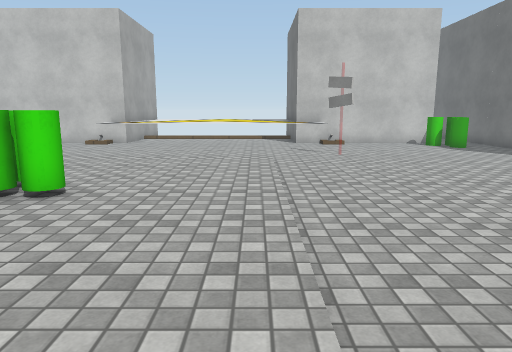
[1] (above)

24 first-person views from a walk through a Unity game level. The camera is 1.5 m above the floor, tilts 10° down and sees 70° across. The floor is counted in squares, 1 m on a side. Each view is taken from the middle of a square. On the plan, view 1 faces up. The plan holds only what a view shows up to about 16 squares ahead; the rest is blank. The place goes on beyond the plan. Some surface patterns are stand-ins.

[2]
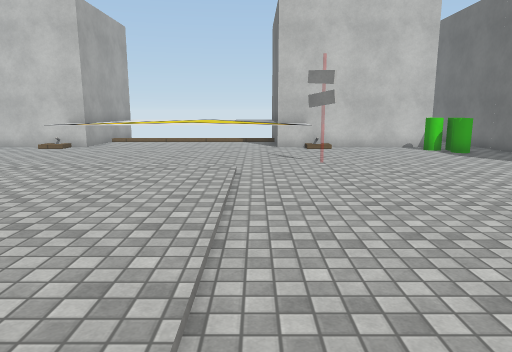

[3]
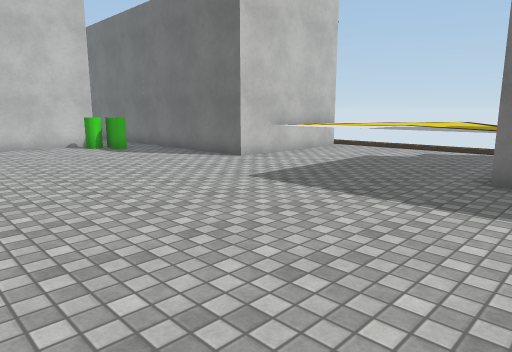

[4]
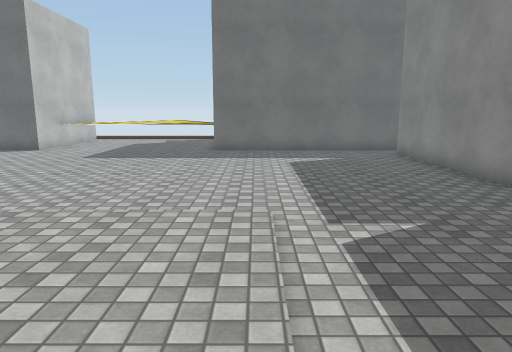

[5]
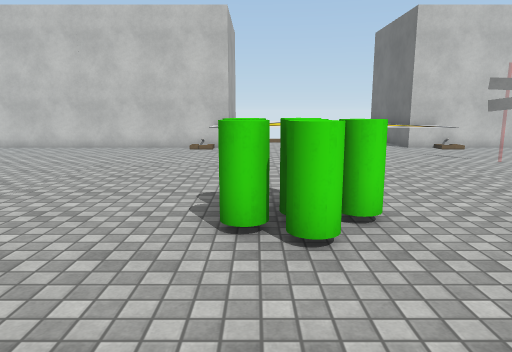

[6]
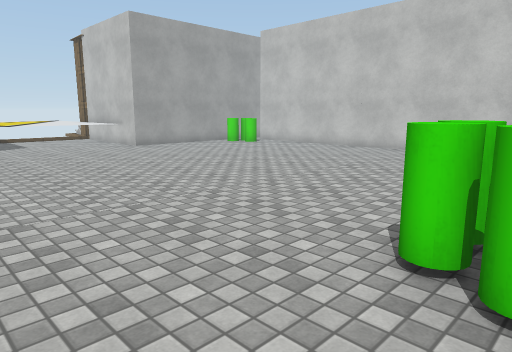

[7]
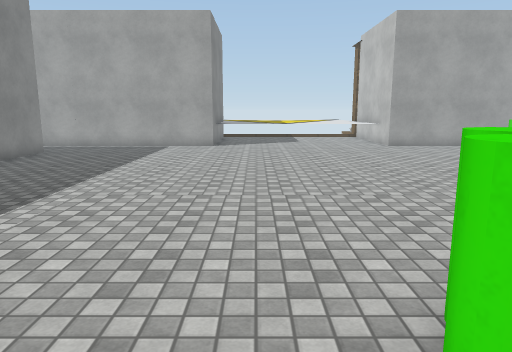

[8]
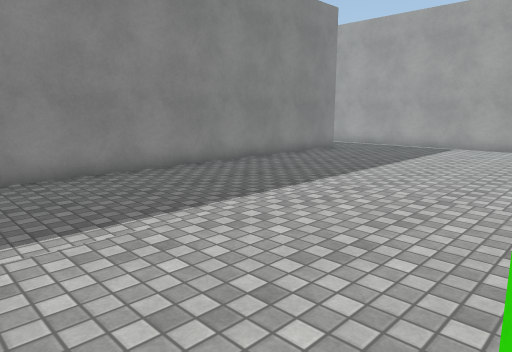

[9]
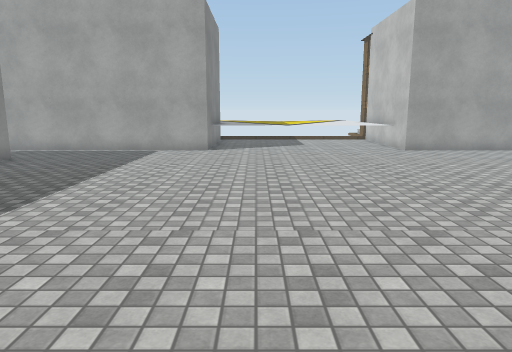

[10]
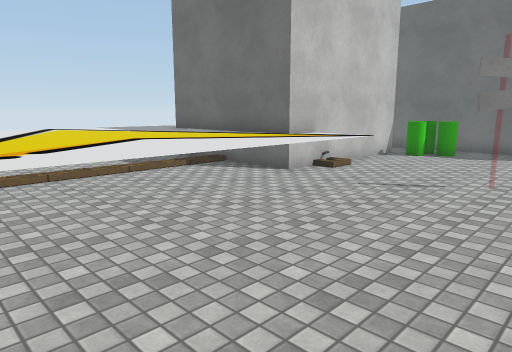

[11]
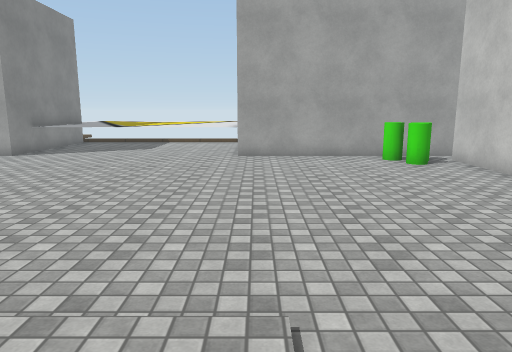

[12]
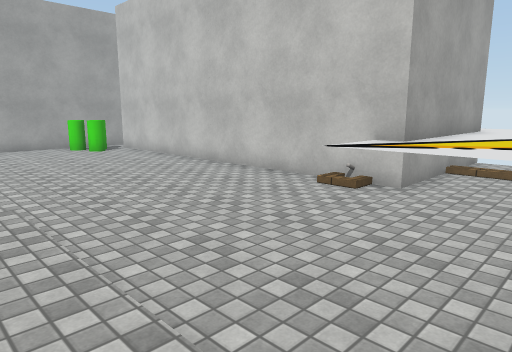

[13]
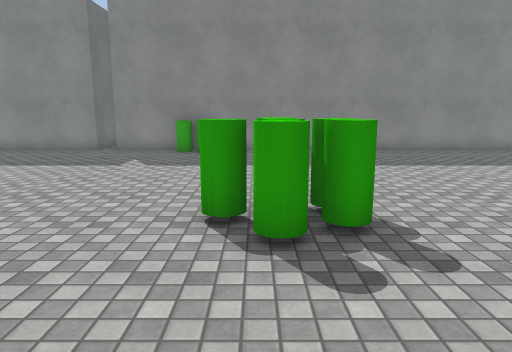

[14]
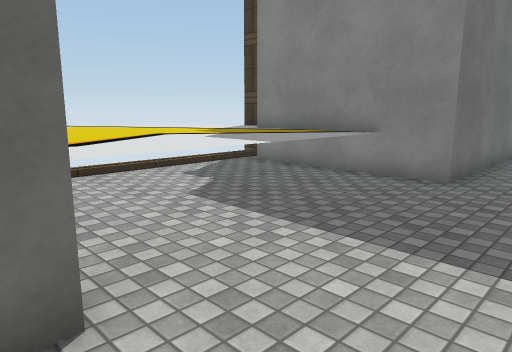

[15]
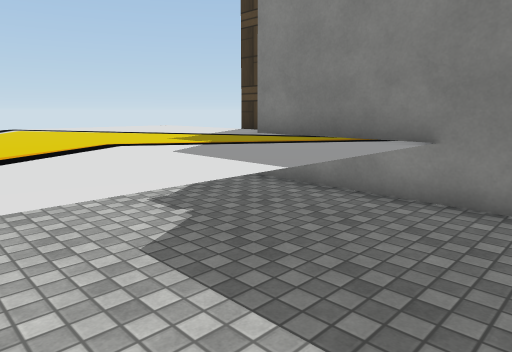

[16]
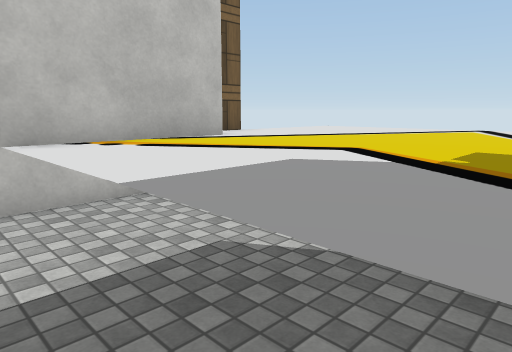

[17]
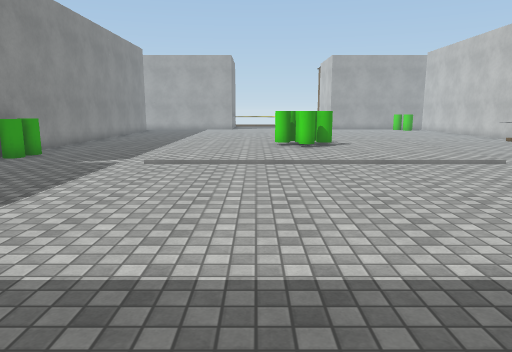

[18]
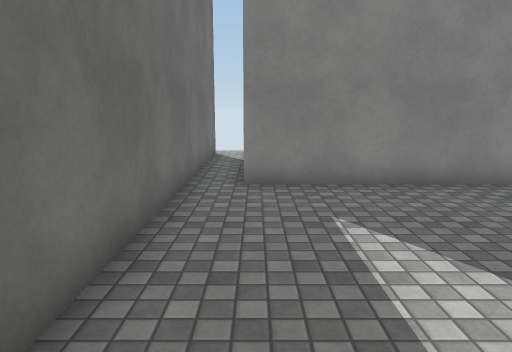

[19]
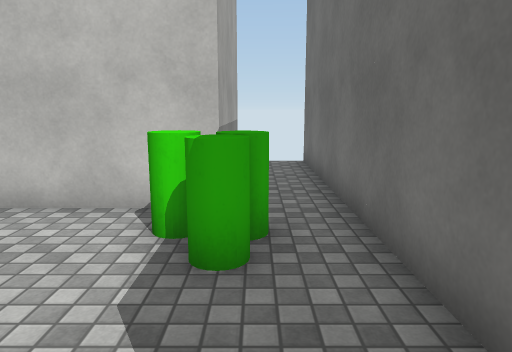

[20]
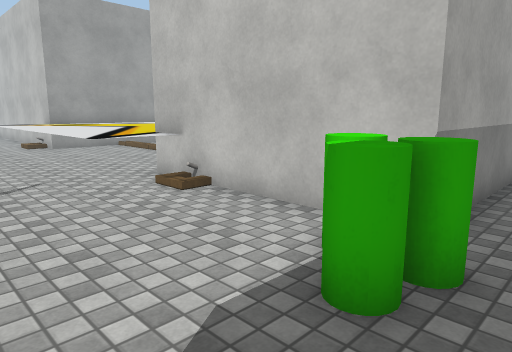

[21]
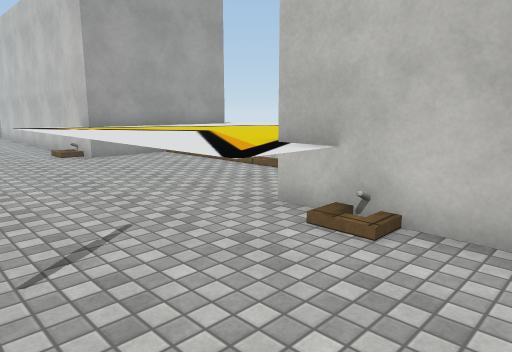

[22]
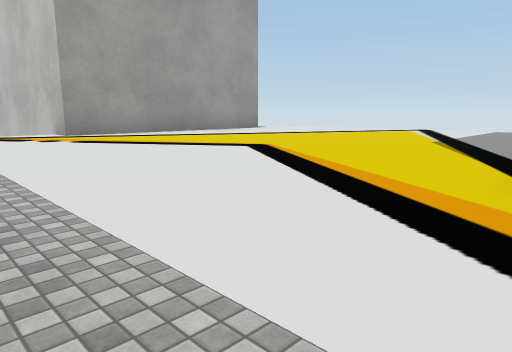

[23]
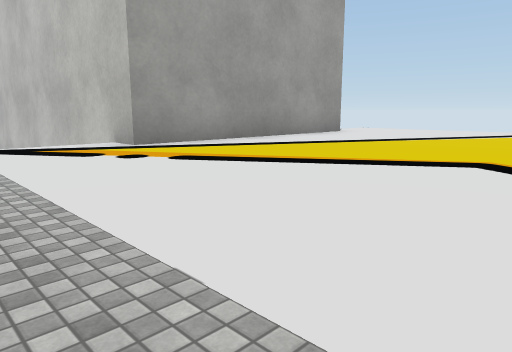

[24]
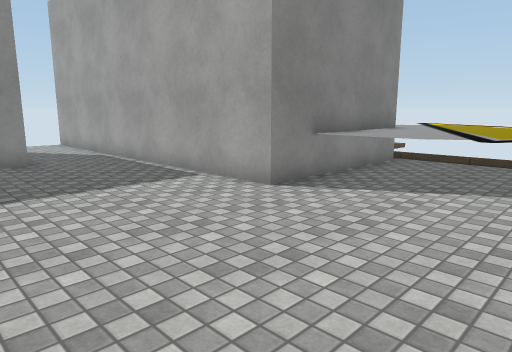

### Floor plan
Key: @ floor where view 1 was taken; # wall or solid block; . floor; / step, stairs or slope; ^ raised ledge; C cylinder; O other object.
Columns run from 24 left of view 1 to 19 right of it. Each row starts with its distance up from view 1.
 25                  ^^^^^^^^^^
 24                  ^^^^^^^^^^
 23                   ^^^^^^^^^     #  #
 22                   ^^^^^^^^^     #..#
 21                   ^^^^^^^^^     #..#
 20                   ^^^^^^^^^     #..#
 19                   ^^^^^^^^^     #..#
 18    ###############^^^^^^^^^######..#
 17    # O...........^^^^^^^^^^^/...CC.#
 16    #CCC..........^^^^^^^^^^^....CC.#
 15    ##............................C.#
 14    #...............................#
 13    #.......................O.......#
 12    #...............................#     ##
 11    #...........//////////..........#     ^^^
 10  ^^#...............................#^^^^^^^^
  9  ^^.................................^^^^^^^^
  8  ^^.................................^^^^^^^^
  7  ^^................CC...............^^^^^^^^
  6  ^^................CCC..............^^^^^^^^
  5 ^^^................CC...............^^^^^^^^
  4 ^^^.................................^^^^^^^^
  3 ^^^................................#^^^^^^^^
  2 ^^^#...............................#     ^^^
  1    #...........//////////..........#
  0    #....................@..........#
 -1    #...............................#
 -2    #...............................#
 -3    #...............................#
 -4    #..................CC...........#
 -5    #..############################.#
 -6    #..                            .#
 -7    #..                            .#
 -8    #..                            .#
 -9    #..                            .#
-10    #..                            .#

Where each view was taken, in squares from view 1:
view 1: 0 up, 0 right, facing up
view 2: 2 up, 1 right, facing up
view 3: 1 up, 2 right, facing up-right
view 4: 1 up, 5 left, facing right
view 5: 1 up, 5 left, facing up
view 6: 2 up, 4 left, facing up-left
view 7: 4 up, 3 left, facing left
view 8: 5 up, 3 left, facing down-left
view 9: 4 up, 5 left, facing left
view 10: 11 up, 6 left, facing up-right
view 11: 11 up, 7 left, facing left
view 12: 10 up, 3 left, facing up-left
view 13: 11 up, 4 left, facing down
view 14: 11 up, 8 right, facing down-right
view 15: 9 up, 10 right, facing down-right
view 16: 4 up, 11 right, facing up-right
view 17: 4 up, 11 right, facing left
view 18: 3 up, 9 right, facing down
view 19: 12 up, 9 right, facing up
view 20: 13 up, 10 right, facing up-left
view 21: 13 up, 6 right, facing up-left
view 22: 15 up, 2 right, facing up-left
view 23: 15 up, 1 left, facing up-left
view 24: 7 up, 15 left, facing down-left
